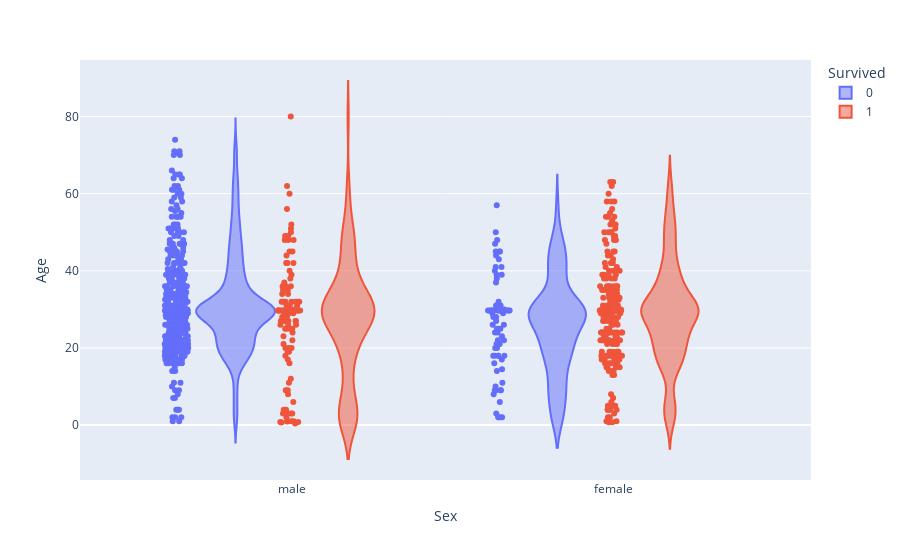

The cell this chart's notebook holds for it:
### Markdown cell above
|Aspect|Elaboration|
|-|-|
|justification of chart||
|results||

### Code cell
fig = px.violin(df, x='Sex', y="Age", color='Survived', points="all")
fig.show()

### Figure 1 — Plotly figure (JSON) as saved in the notebook; plotly's stock layout.template omitted (floating-point values rounded to 4 significant figures; data arrays with more than 128 entries replaced by an {"elided": "..."} marker saying what was removed)
{"data": [{"alignmentgroup": "True", "box": {"visible": false}, "hovertemplate": "Survived=0<br>Sex=%{x}<br>Age=%{y}<extra></extra>", "legendgroup": "0", "marker": {"color": "#636efa"}, "name": "0", "offsetgroup": "0", "orientation": "v", "points": "all", "scalegroup": "True", "showlegend": true, "type": "violin", "x": {"elided": "549 str values"}, "x0": " ", "xaxis": "x", "y": {"elided": "549 float values"}, "y0": " ", "yaxis": "y"}, {"alignmentgroup": "True", "box": {"visible": false}, "hovertemplate": "Survived=1<br>Sex=%{x}<br>Age=%{y}<extra></extra>", "legendgroup": "1", "marker": {"color": "#EF553B"}, "name": "1", "offsetgroup": "1", "orientation": "v", "points": "all", "scalegroup": "True", "showlegend": true, "type": "violin", "x": {"elided": "342 str values"}, "x0": " ", "xaxis": "x", "y": {"elided": "342 float values"}, "y0": " ", "yaxis": "y"}], "layout": {"legend": {"title": {"text": "Survived"}, "tracegroupgap": 0}, "margin": {"t": 60}, "violinmode": "group", "xaxis": {"anchor": "y", "domain": [0, 1], "title": {"text": "Sex"}}, "yaxis": {"anchor": "x", "domain": [0, 1], "title": {"text": "Age"}}}}
